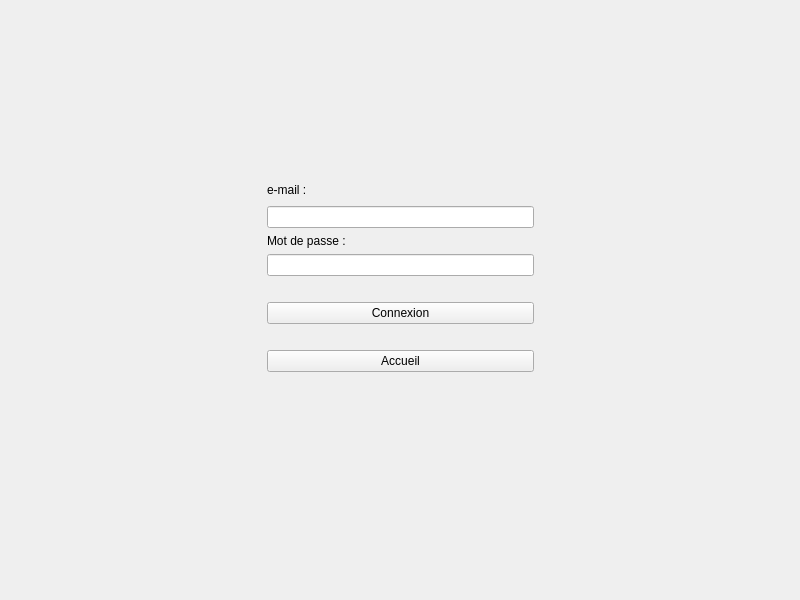
<?xml version="1.0" encoding="UTF-8"?>
<ui version="4.0">
 <class>Connexion</class>
 <widget class="QMainWindow" name="Connexion">
  <property name="geometry">
   <rect>
    <x>0</x>
    <y>0</y>
    <width>800</width>
    <height>600</height>
   </rect>
  </property>
  <property name="windowTitle">
   <string>Connexion</string>
  </property>
  <widget class="QWidget" name="centralwidget">
   <widget class="QWidget" name="gridLayoutWidget">
    <property name="geometry">
     <rect>
      <x>0</x>
      <y>0</y>
      <width>801</width>
      <height>551</height>
     </rect>
    </property>
    <layout class="QGridLayout" name="gridLayout">
     <item row="1" column="2">
      <spacer name="horizontalSpacer_2">
       <property name="orientation">
        <enum>Qt::Horizontal</enum>
       </property>
       <property name="sizeHint" stdset="0">
        <size>
         <width>40</width>
         <height>20</height>
        </size>
       </property>
      </spacer>
     </item>
     <item row="1" column="0">
      <spacer name="horizontalSpacer">
       <property name="orientation">
        <enum>Qt::Horizontal</enum>
       </property>
       <property name="sizeHint" stdset="0">
        <size>
         <width>40</width>
         <height>20</height>
        </size>
       </property>
      </spacer>
     </item>
     <item row="6" column="1">
      <widget class="QLabel" name="label_4">
       <property name="text">
        <string>Mot de passe :</string>
       </property>
      </widget>
     </item>
     <item row="0" column="1">
      <spacer name="verticalSpacer_2">
       <property name="orientation">
        <enum>Qt::Vertical</enum>
       </property>
       <property name="sizeHint" stdset="0">
        <size>
         <width>20</width>
         <height>40</height>
        </size>
       </property>
      </spacer>
     </item>
     <item row="13" column="1">
      <spacer name="verticalSpacer">
       <property name="orientation">
        <enum>Qt::Vertical</enum>
       </property>
       <property name="sizeHint" stdset="0">
        <size>
         <width>20</width>
         <height>40</height>
        </size>
       </property>
      </spacer>
     </item>
     <item row="10" column="1">
      <widget class="QPushButton" name="boutton_connexion">
       <property name="text">
        <string>Connexion</string>
       </property>
      </widget>
     </item>
     <item row="7" column="1">
      <widget class="QLineEdit" name="lineEdit_Mdp">
       <property name="echoMode">
        <enum>QLineEdit::Password</enum>
       </property>
      </widget>
     </item>
     <item row="4" column="1">
      <widget class="QLineEdit" name="lineEdit_eMail"/>
     </item>
     <item row="12" column="1">
      <widget class="QPushButton" name="retourAccueil">
       <property name="text">
        <string>Accueil</string>
       </property>
      </widget>
     </item>
     <item row="8" column="1">
      <widget class="QLabel" name="label_7">
       <property name="text">
        <string/>
       </property>
      </widget>
     </item>
     <item row="11" column="1">
      <widget class="QLabel" name="label_6">
       <property name="text">
        <string/>
       </property>
      </widget>
     </item>
     <item row="1" column="1">
      <widget class="QLabel" name="label_2">
       <property name="text">
        <string>e-mail :</string>
       </property>
      </widget>
     </item>
    </layout>
   </widget>
  </widget>
 </widget>
 <tabstops>
  <tabstop>lineEdit_eMail</tabstop>
  <tabstop>lineEdit_Mdp</tabstop>
  <tabstop>boutton_connexion</tabstop>
 </tabstops>
 <resources/>
 <connections/>
</ui>
